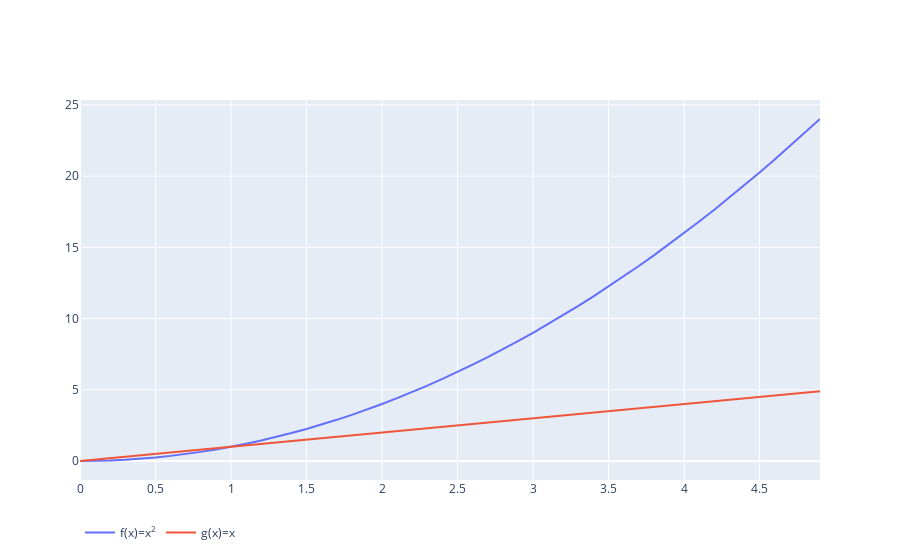

This figure's notebook cell:
### Code cell
fig = go.Figure()
fig.add_trace(go.Scatter(x=x, y=f(x),  name='f(x)=x<sup>2</sup>'))
fig.add_trace(go.Scatter(x=x, y=x, name='g(x)=x'))
fig.update_layout(legend_orientation="h")
fig.show()
